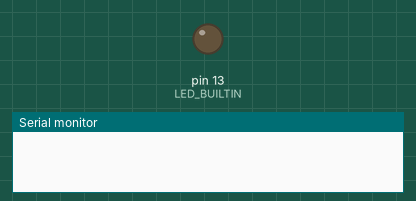
A sketch run on a simulated Arduino Uno, built with avr-gcc and run on an emulated ATmega328P. Shown: output pins drawn as LEDs (lit = HIGH), the last lines printed to the serial monitor. The modem accepts every AT command (registered, SIM ready, sends succeed) and sends nothing else.

Above: at 2.0 s.
At 6.06 s:
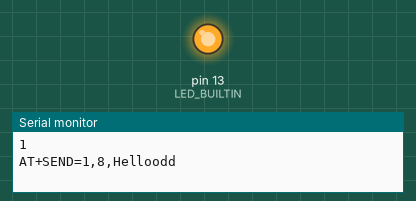
Timing chart, 0 to 7.9 s (numbered marks = the images above):
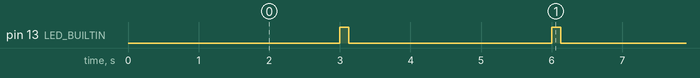

The sketch:

transmitter_code.ino
```cpp
/*************************************************************************************************
 *  Created By: Tauseef Ahmad
 *  Created On: 28 June, 2023
 *
 *  YouTube Video: https://youtu.be/LrEEN4Ji-Ec
 *  My Channel: https://www.youtube.com/@AhmadLogs
 ***********************************************************************************************/

#include <SoftwareSerial.h>

#define RX 3
#define TX 2
SoftwareSerial LoRaSerial(RX, TX); // RX, TX
int i = 1; /// test
String evenness = "eve";
unsigned long lastTransmitTime = 0;

void setup() {
  Serial.begin(9600); // Initialize USB Serial
  delay(1000);

  LoRaSerial.begin(9600); // Initialize Software Serial

  pinMode(LED_BUILTIN, OUTPUT);

}

void loop() {

  if (millis() - lastTransmitTime >= 3000) {
    lastTransmitTime = millis();
    digitalWrite(LED_BUILTIN, HIGH);
    delay(100);
    if (i%2 == 0) {
      Serial.println(i);
      evenness = "eve";
    }
    else{
      Serial.println(i);
      evenness = "odd";
    }

    String flying = "AT+SEND=1,8,Hello"+ evenness;
    Serial.println(flying);
    LoRaSerial.println(flying); // Send data

    digitalWrite(LED_BUILTIN, LOW); // Turn off sender LED
    i = i+1;
  }

  /*
  if (millis() - lastTransmitTime >= 1000) {
    lastTransmitTime = millis();
    digitalWrite(LED_BUILTIN, HIGH);
    delay(100);
    String flying = "AT+SEND=1,5,Hello";

    LoRaSerial.println(flying); // Send data

    digitalWrite(LED_BUILTIN, LOW); // Turn off sender LED
  }
  */
}
```

Measured:
- by itself, pin 13 (LED_BUILTIN): alternates HIGH for 0.12 s and LOW for 2.9 s
